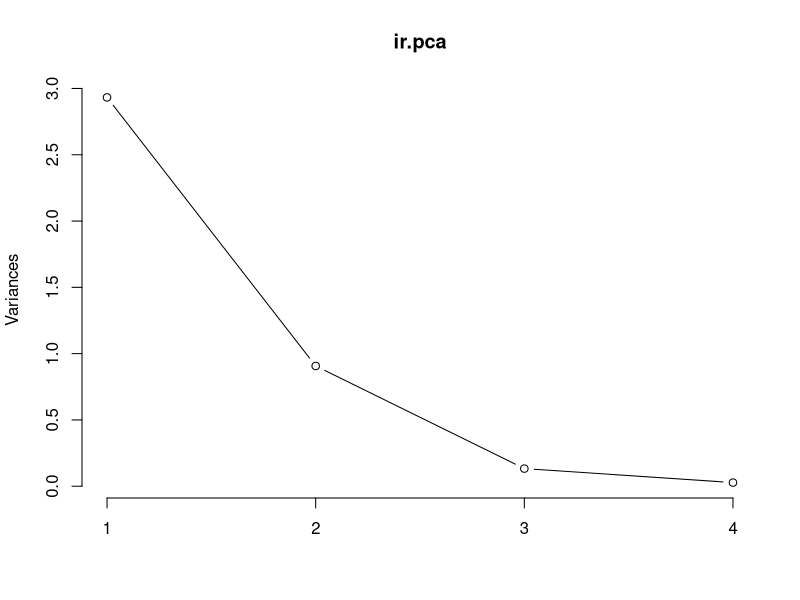

Source code (R):
data(iris)
head(iris, 3)
# log transform 
log.ir <- log(iris[, 1:4])
ir.species <- iris[, 5]
# apply PCA - scale. = TRUE is highly 
# advisable, but default is FALSE. 
ir.pca <- prcomp(log.ir,
                 center = TRUE,
                 scale. = TRUE) 
print(ir.pca)
plot(ir.pca, type = "l")
summary(ir.pca)
# Predict PCs
predict(ir.pca, 
        newdata=tail(log.ir, 2))


